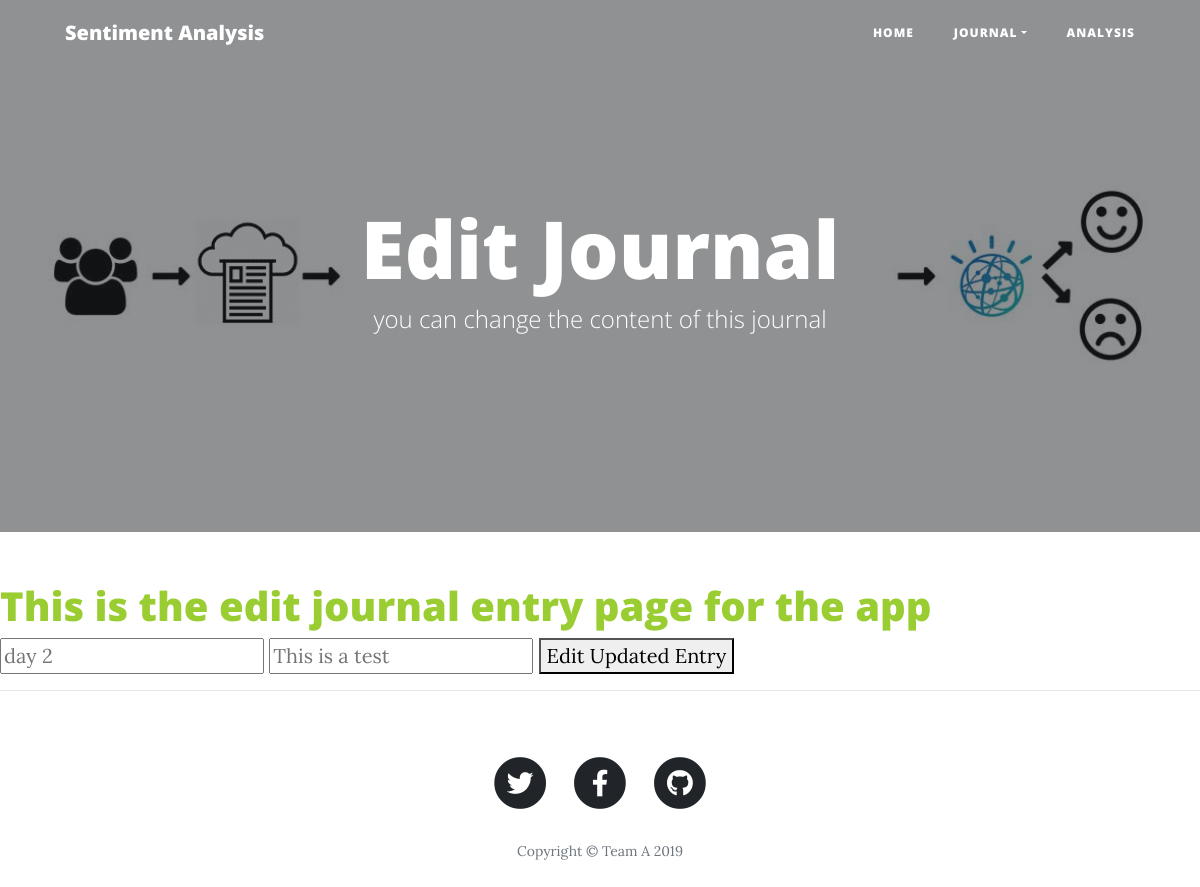
Page /edit/1 on the earlier database version.
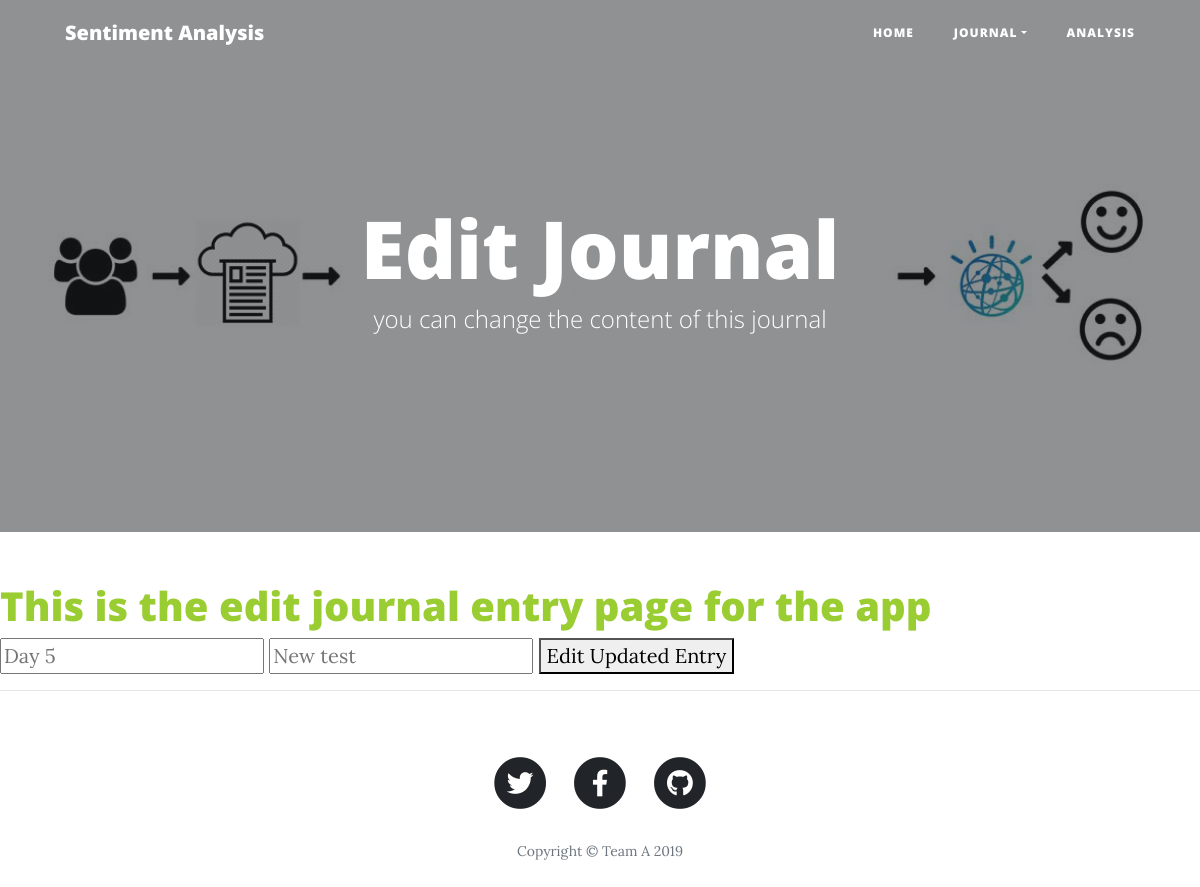
Same page on the later database version.
### app/main/models.py (models this page shows)
class JournalEntry(db.Model):
    __tablename__ = "JournalEntry"
    EntryID = db.Column(db.Integer, primary_key=True, nullable = False, autoincrement = True)
    EntryTitle = db.Column(db.String)
    EntryText = db.Column(db.String)
    Date_Time = db.Column(db.DateTime)
    EntryEmotion = db.Column(db.String)
    J_ID = db.Column(db.Integer, db.ForeignKey('Journal.JournalID'), nullable = False)

### app/main/routes.py (the view)
@bp.route('/edit/<int:EntryID>', methods = ['GET', 'POST', 'PUT'])
def edit(EntryID):
    entry = JournalEntry.query.get(EntryID)
    entries = JournalEntry.query.all()
    if (request.method == "POST"):
        entry.EntryTitle = request.form.get("newtitle")
        entry.EntryText = request.form.get("newtext")
        return render_template('journal.html', entries = entries)
    return render_template('edit.html' , entries = entries)

### app/main/templates/edit.html (shortened to what this page needs)
{% extends 'base.html' %}
{% block header %}
      <header class="masthead" style="background-image: url('/static/img/index-b.jpg')">
    <div class="overlay"></div>
    <div class="container">
      <div class="row">
        <div class="col-lg-8 col-md-10 mx-auto">
          <div class="site-heading">
            <h1>Edit Journal</h1>
            <span class="subheading">you can change the content of this journal</span>
          </div>
        </div>
      </div>
    </div>
  </header>
{% endblock %}
        {% block content%}
        <h1 style= "color:yellowgreen;">This is the edit journal entry page for the app</h1>
        {% for entry in entries %}
        <div class="journal-entry">
            <form action="{{url_for('main.edit' , EntryID = entry.EntryID )}}" method="post">
              <input type="text" name="newtitle" placeholder="{{entry.EntryTitle}}">
              <input type="text" name="newtext" placeholder="{{entry.EntryText}}">
              <button type="submit"> Edit Updated Entry </button>
            </form>
        </div>
        {% endfor %}
        {% endblock %}

Differences in the rows shown:
changed JournalEntry: newtitle "day 2" → "Day 5"; newtext "This is a test" → "New test"
